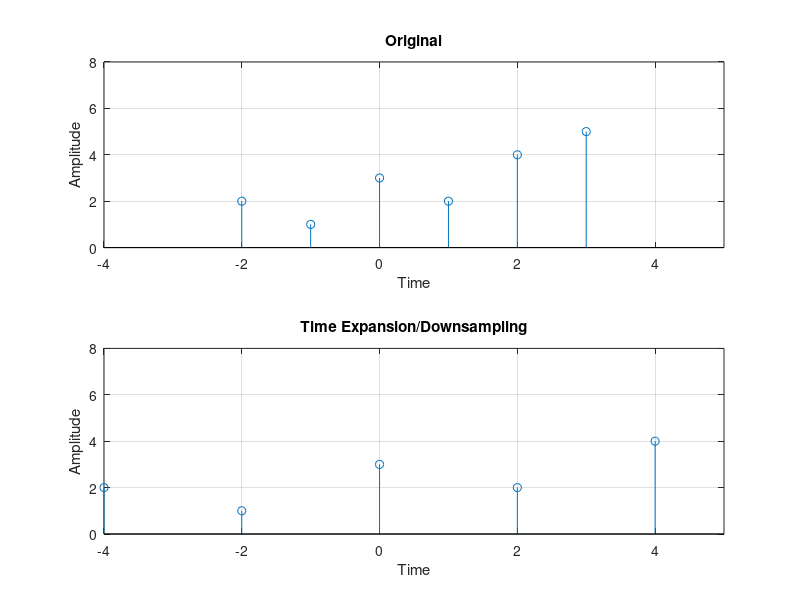

MATLAB code to generate this figure:

n1=-2:3;
x1=[2 1 3 2 4 5];
subplot(2,1,1)
stem(n1,x1);
xlabel('Time')
ylabel('Amplitude')
title('Original')
axis([-4 5 0 8]);
grid on;

m1=n1*2;  % code : multiplication=expansion
subplot(2,1,2)
stem(m1,x1);
xlabel('Time')
ylabel('Amplitude')
title('Time Expansion/Downsampling')
axis([-4 5 0 8]);
grid on;

% x(t) ->y(t)=x(t/a), here a is a postive integer, this is signal expansion.
% Imagine 0.2x-ing a video/music, it will expand the signal, and in-turn
% the video plays slower.
%----------
% While coding, to expand the signal, we need to multiply the time
% axis points, which will make the values numerically larger.


